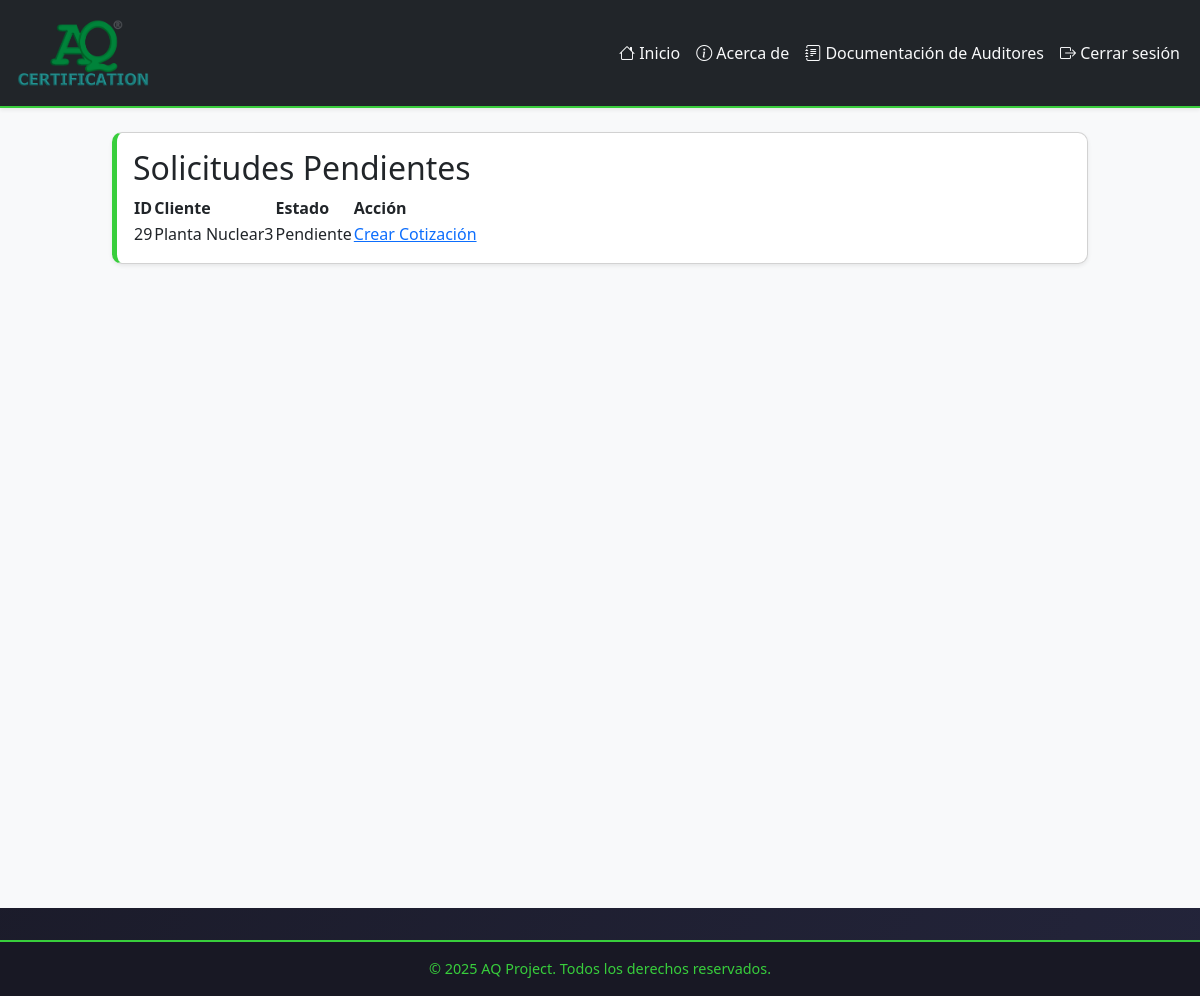
The page /clientes/pendientes/ (signed in) on the database as committed earlier.
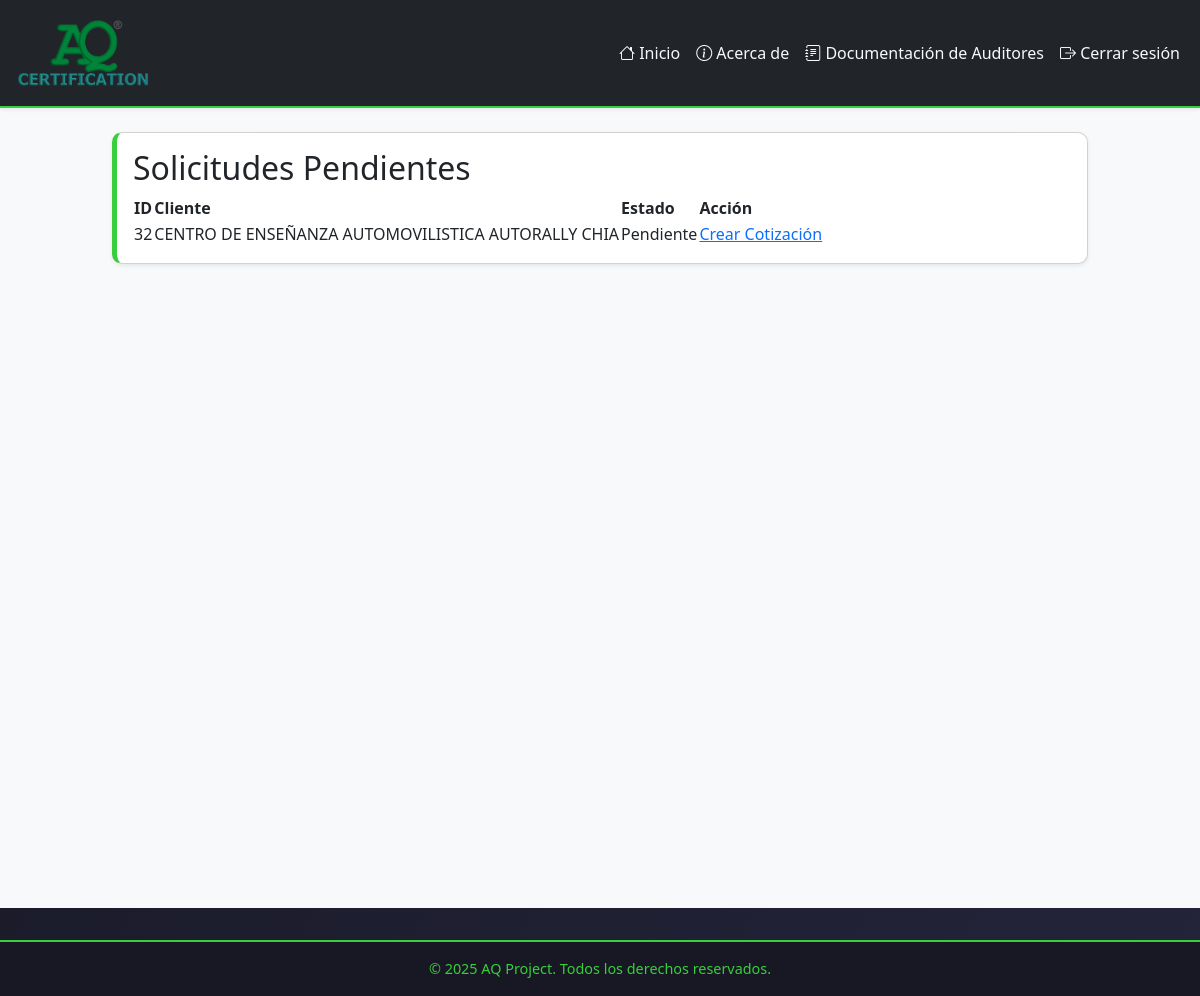
The same page on the database as committed later.
### solicitudes/models.py (models this page shows, shortened)
class Solicitud(models.Model):
    cliente = models.ForeignKey(Cliente, on_delete=models.CASCADE, related_name="solicitudes_solicitudes")  # Relación con el modelo Cliente
    fecha_solicitud = models.DateField(default=date.today)  # Fecha en que se crea la solicitud
    estado = models.CharField(
        max_length=20,
        choices=[
            ('Pendiente', 'Pendiente'),
            ('Aprobada', 'Aprobada'),
            ('Rechazada', 'Rechazada')
        ],
        default='Pendiente'
    )  # Estado de la solicitud

class Cliente(models.Model):
    nit = models.CharField(max_length=20, unique=True)  # Nit único
    nombre_propietario = models.CharField(max_length=100)
    nombre_establecimiento = models.CharField(max_length=100)
    representante_legal = models.CharField(max_length=100)
    cedula_ciudadania = models.CharField(max_length=20)
    ciudad = models.CharField(max_length=100)
    departamento = models.CharField(max_length=100)
    direccion = models.CharField(max_length=200)
    representante_organismo = models.CharField(max_length=100)
    cargo = models.CharField(max_length=50)
    telefono_fijo = models.CharField(max_length=20, blank=True, null=True)
    telefono_celular = models.CharField(max_length=20)
    correo_electronico = models.EmailField()
    nivel_cea = models.CharField(max_length=50, choices=NIVELES_CEA)
    cantidad_vehiculos = models.IntegerField(null=True, blank=True)
    cantidad_instructores = models.IntegerField(null=True, blank=True)
    categorias_certificar = models.ManyToManyField(Categoria, blank=True)
    certificado_conformidad = models.CharField(max_length=2, choices=CERTIFICADO_CONFORMIDAD_CHOICES, default="No")
    nombre_ente_certificador = models.CharField(max_length=100, blank=True, null=True)  # Se llena si es "Sí"
    fecha_solicitud = models.DateField(null=True, blank=True)  # Se establece solo cuando se envía la solicitud
    observaciones = models.TextField(blank=True, null=True)

### solicitudes/views.py (the view)
# urls.py: path("pendientes/", solicitudes_pendientes, name="solicitudes_pendientes"),
@login_required
def solicitudes_pendientes(request):
    solicitudes = Solicitud.objects.filter(estado="Pendiente")
    return render(request, "solicitudes/pendientes.html", {"solicitudes": solicitudes})

### solicitudes/templates/solicitudes/pendientes.html (shortened to what this page needs)
<!doctype html>
<html lang="en">
<head>
</head>
{% extends 'layouts/base.html' %}
{% block content %}
<body>
    <h2>Solicitudes Pendientes</h2>
<table>
    <tr>
        <th>ID</th>
        <th>Cliente</th>
        <th>Estado</th>
        <th>Acción</th>
    </tr>
    {% for solicitud in solicitudes %}
    <tr>
        <td>{{ solicitud.id }}</td>
        <td>{{ solicitud.cliente.nombre_establecimiento }}</td>
        <td>{{ solicitud.estado }}</td>
        <td><a href="{% url 'crear_cotizacion' solicitud.id %}">Crear Cotización</a></td>
    </tr>
    {% empty %}
    <tr>
        <td colspan="4">No hay solicitudes pendientes.</td>
    </tr>
    {% endfor %}
</table>
</body>
{% endblock %}

### myapp/templates/layouts/base.html (shortened to what this page needs)
{% load static %}
<!doctype html>
<html lang="es">
<head>
    <link rel="stylesheet" href="https://cdn.jsdelivr.net/npm/bootstrap@5.3.3/dist/css/bootstrap.min.css">
    <link rel="stylesheet" href="https://cdn.jsdelivr.net/npm/bootstrap-icons@1.10.5/font/bootstrap-icons.css">
</head>
<body>
<nav class="navbar navbar-expand-lg navbar-dark bg-dark shadow-sm">
    <div class="container-fluid">
        <a class="navbar-brand text-success d-flex align-items-center" href="/">
            <img src="{% static 'myapp/AQ_color.png' %}" alt="Logo AQ Certification" style="height: 80px; margin-right: 30px;">
        </a>
        <div class="collapse navbar-collapse" id="navbarNavDropdown">
            <ul class="navbar-nav ms-auto">
                <li class="nav-item"><a class="nav-link" href="{% url 'index' %}"><i class="bi bi-house"></i> Inicio</a></li>
                <li class="nav-item"><a class="nav-link" href="{% url 'about' %}"><i class="bi bi-info-circle"></i> Acerca de</a></li>
                {% if user.is_authenticated %}
                    {% for group in user.groups.all %}
                        {% if group.name == "Auditores" %}
                            <li class="nav-item">
                                <a class="nav-link" href="{% url 'dashboard_auditor' %}"><i class="bi bi-journal-text"></i> Documentación de Auditores</a>
                            </li>
                        {% endif %}
                    {% endfor %}
                    <li class="nav-item"><a class="nav-link text-danger" href="{% url 'logout' %}"><i class="bi bi-box-arrow-right"></i> Cerrar sesión</a></li>
                {% else %}
                    <li class="nav-item"><a class="nav-link" href="{% url 'signup' %}"><i class="bi bi-person-plus"></i> Registrarse</a></li>
                    <li class="nav-item"><a class="nav-link" href="{% url 'signin' %}"><i class="bi bi-box-arrow-in-right"></i> Iniciar sesión</a></li>
                {% endif %}
            </ul>
        </div>
    </div>
</nav>
<main class="container-fluid" style="background-color: #f8f9fa; min-height: 100vh;">
    <div class="row justify-content-center">
        <div class="col-lg-10 mt-4">
            <div class="card shadow-sm">
                <div class="card-body">
                    {% block content %}
                    {% endblock %}
                </div>
            </div>
        </div>
    </div>
</main>
<footer>
    &copy; {{ year|default:2025 }} AQ Project. Todos los derechos reservados.
</footer>
</body>
</html>

Rows that differ between the two databases and show on the page:
no longer on this page (row edited): Solicitud: id "29", cliente.nombre_establecimiento "Planta Nuclear3", estado "Pendiente"
added Solicitud: id "32", cliente.nombre_establecimiento "CENTRO DE ENSEÑANZA AUTOMOVILISTICA AUTORALLY CHIA", estado "Pendiente"
